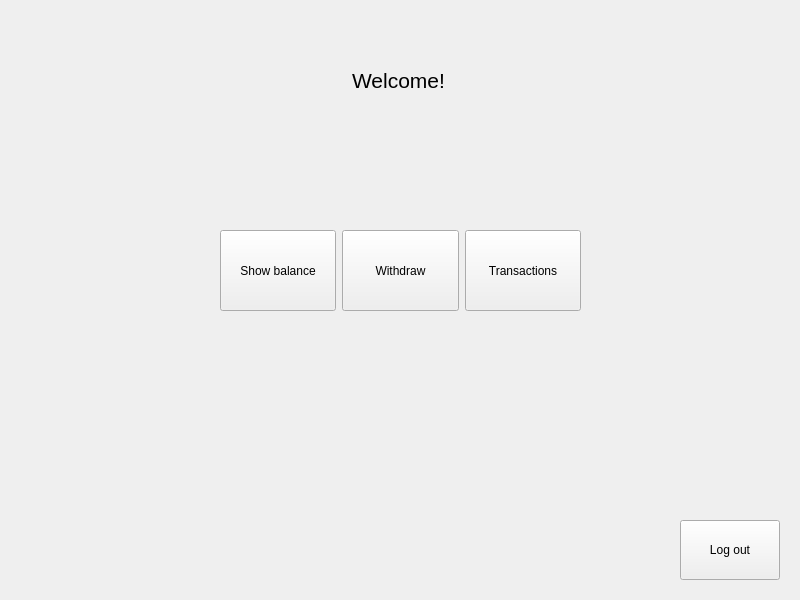
<?xml version="1.0" encoding="UTF-8"?>
<ui version="4.0">
 <class>MainWindow</class>
 <widget class="QMainWindow" name="MainWindow">
  <property name="geometry">
   <rect>
    <x>0</x>
    <y>0</y>
    <width>800</width>
    <height>600</height>
   </rect>
  </property>
  <property name="windowTitle">
   <string>Mainwindow</string>
  </property>
  <widget class="QWidget" name="centralwidget">
   <widget class="QWidget" name="verticalLayoutWidget">
    <property name="geometry">
     <rect>
      <x>13</x>
      <y>10</y>
      <width>771</width>
      <height>141</height>
     </rect>
    </property>
    <layout class="QVBoxLayout" name="verticalLayout">
     <item>
      <widget class="QLabel" name="labelWlcome">
       <property name="sizePolicy">
        <sizepolicy hsizetype="Minimum" vsizetype="Minimum">
         <horstretch>0</horstretch>
         <verstretch>0</verstretch>
        </sizepolicy>
       </property>
       <property name="font">
        <font>
         <pointsize>16</pointsize>
        </font>
       </property>
       <property name="text">
        <string>Welcome!</string>
       </property>
       <property name="alignment">
        <set>Qt::AlignCenter</set>
       </property>
      </widget>
     </item>
    </layout>
   </widget>
   <widget class="QWidget" name="horizontalLayoutWidget">
    <property name="geometry">
     <rect>
      <x>210</x>
      <y>220</y>
      <width>381</width>
      <height>101</height>
     </rect>
    </property>
    <layout class="QHBoxLayout" name="horizontalLayout">
     <property name="leftMargin">
      <number>10</number>
     </property>
     <property name="topMargin">
      <number>10</number>
     </property>
     <property name="rightMargin">
      <number>10</number>
     </property>
     <property name="bottomMargin">
      <number>10</number>
     </property>
     <item>
      <widget class="QPushButton" name="btnShowBalance">
       <property name="sizePolicy">
        <sizepolicy hsizetype="Minimum" vsizetype="Minimum">
         <horstretch>0</horstretch>
         <verstretch>0</verstretch>
        </sizepolicy>
       </property>
       <property name="text">
        <string>Show balance</string>
       </property>
      </widget>
     </item>
     <item>
      <widget class="QPushButton" name="btnWithdraw">
       <property name="sizePolicy">
        <sizepolicy hsizetype="Minimum" vsizetype="Minimum">
         <horstretch>0</horstretch>
         <verstretch>0</verstretch>
        </sizepolicy>
       </property>
       <property name="text">
        <string>Withdraw</string>
       </property>
      </widget>
     </item>
     <item>
      <widget class="QPushButton" name="btnTransactions">
       <property name="sizePolicy">
        <sizepolicy hsizetype="Minimum" vsizetype="Minimum">
         <horstretch>0</horstretch>
         <verstretch>0</verstretch>
        </sizepolicy>
       </property>
       <property name="text">
        <string>Transactions</string>
       </property>
      </widget>
     </item>
    </layout>
   </widget>
   <widget class="QPushButton" name="btnLogOut">
    <property name="geometry">
     <rect>
      <x>680</x>
      <y>520</y>
      <width>100</width>
      <height>60</height>
     </rect>
    </property>
    <property name="sizePolicy">
     <sizepolicy hsizetype="Minimum" vsizetype="Minimum">
      <horstretch>0</horstretch>
      <verstretch>0</verstretch>
     </sizepolicy>
    </property>
    <property name="text">
     <string>Log out</string>
    </property>
   </widget>
   <widget class="QLabel" name="label_Graphic">
    <property name="geometry">
     <rect>
      <x>0</x>
      <y>0</y>
      <width>800</width>
      <height>600</height>
     </rect>
    </property>
    <property name="text">
     <string/>
    </property>
   </widget>
   <zorder>label_Graphic</zorder>
   <zorder>verticalLayoutWidget</zorder>
   <zorder>horizontalLayoutWidget</zorder>
   <zorder>btnLogOut</zorder>
  </widget>
 </widget>
 <resources/>
 <connections/>
</ui>
